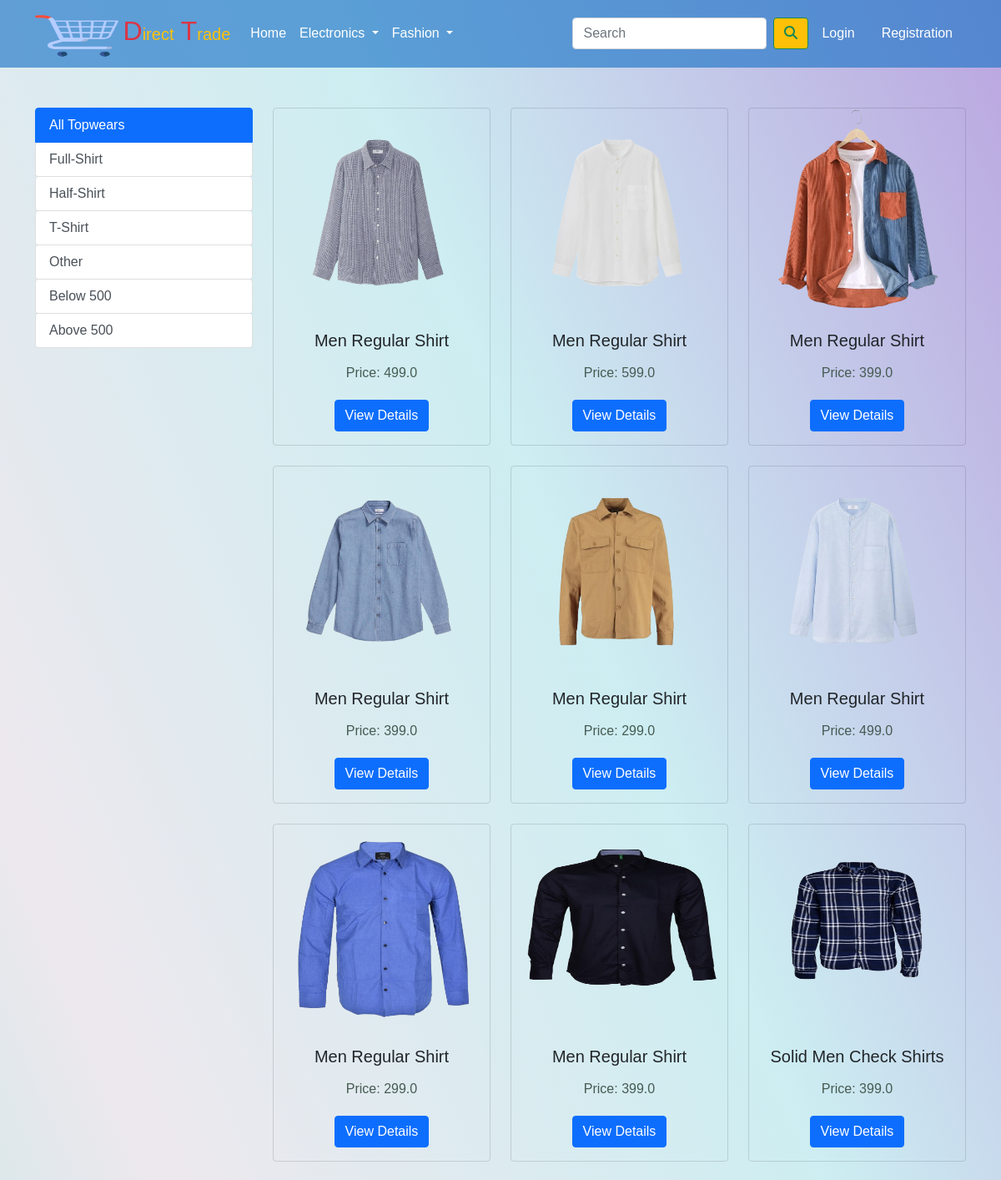
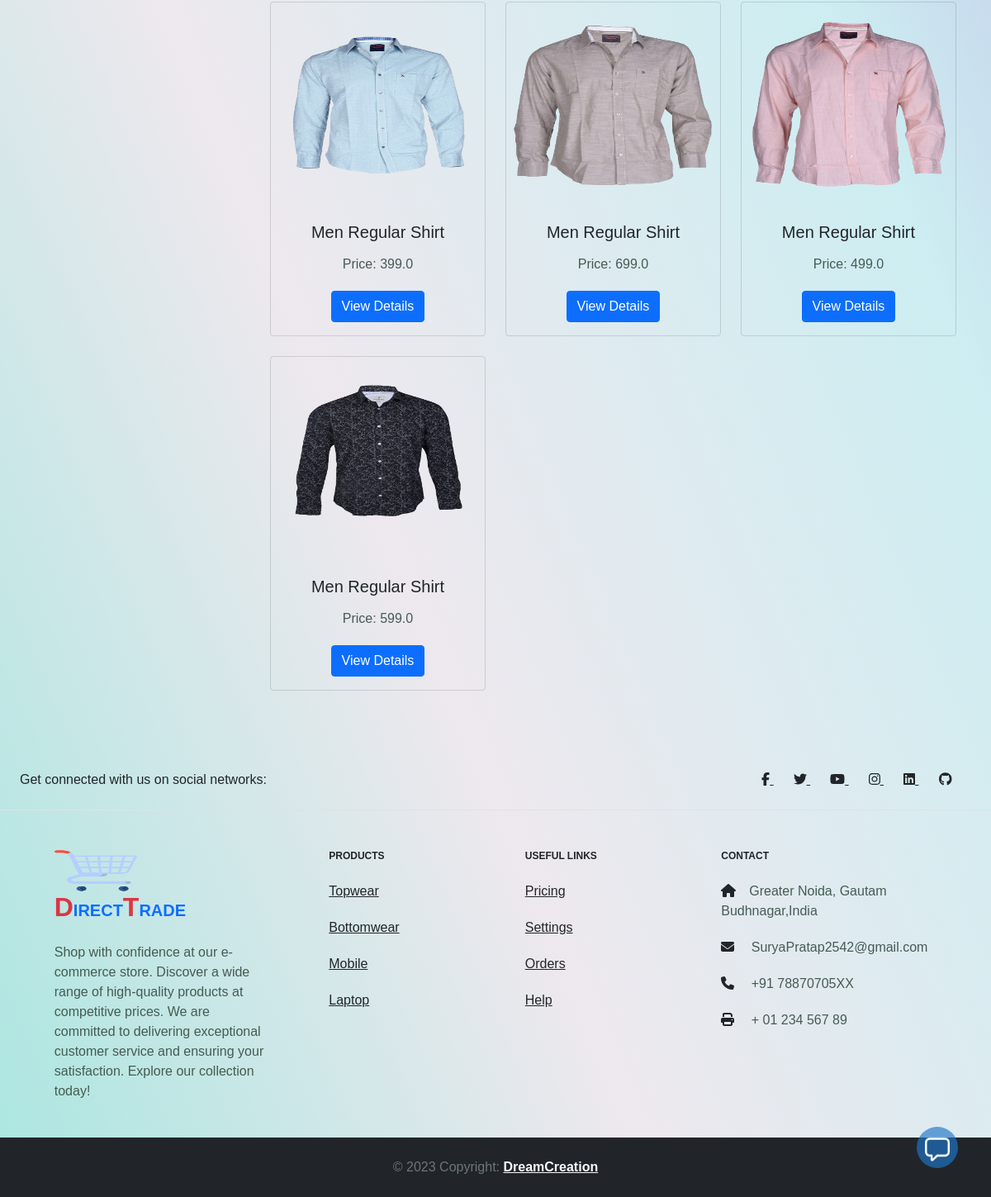
The app's page /topwear/Full-shirt with its own data (2 pictures, top to bottom).
### app/models.py (models this page shows, shortened)
class Product(models.Model):
    title=models.CharField(max_length=100)
    selling_price=models.FloatField()
    discounted_price=models.FloatField()
    description=models.TextField()
    brand=models.CharField(max_length=100)
    category=models.CharField(choices=CATEGORY_CHOICES,max_length=2)
    product_image=models.ImageField(upload_to='productimg')

### app/views.py (the view)
# urls.py: path('topwear/', views.topwear, name='topwear'),
def topwear(request, data=None):
    if data == None:
        topwears = Product.objects.filter(category='TW')
    elif data == 'Full-shirt' or data == 'Half-shirt' or data == 'T-shirt' or data == 'Other':
        topwears = Product.objects.filter(category='TW').filter(brand=data)
    elif data == 'Below':
        topwears = Product.objects.filter(
            category='TW').filter(discounted_price__lt=500)
    elif data == 'Above':
        topwears = Product.objects.filter(
            category='TW').filter(discounted_price__gt=500)
    return render(request, 'app/topwear.html', {'topwears': topwears})

### app/context_processors.py (called while the page is built)
def cart_count(request):
    if request.user.is_authenticated:
        cart_count = Cart.objects.filter(user=request.user).count()
    else:
        cart_count = 0
    return {'cart_count': cart_count}

### app/templates/app/topwear.html (shortened to what this page needs)
{% extends 'app/base.html' %}
{% load static %}
{% block main-content %}
<div class="container my-5">
    <div class="row">
        <div class="col-md-3">
            <div class="sticky-top">
                <div class="list-group">
                    <a href="{% url 'topwear' %}" class="list-group-item list-group-item-action {% if data is None %}active{% endif %}" aria-current="true">All Topwears</a>
                    <a href="{% url 'topweardata' 'Full-shirt' %}" class="list-group-item list-group-item-action btn btn-outline-primary {% if data == 'Full-shirt' %}active{% endif %}" aria-current="true">Full-Shirt</a>
                    <a href="{% url 'topweardata' 'Half-shirt' %}" class="list-group-item list-group-item-action btn btn-outline-primary {% if data == 'Half-shirt' %}active{% endif %}" aria-current="true">Half-Shirt</a>
                    <a href="{% url 'topweardata' 'T-shirt' %}" class="list-group-item list-group-item-action btn btn-outline-primary {% if data == 'T-shirt' %}active{% endif %}" aria-current="true">T-Shirt</a>
                    <a href="{% url 'topweardata' 'Other' %}" class="list-group-item list-group-item-action btn btn-outline-primary {% if data == 'Other' %}active{% endif %}" aria-current="true">Other</a>
                    <a href="{% url 'topweardata' 'Below' %}" class="list-group-item list-group-item-action btn btn-outline-primary {% if data == 'Below' %}active{% endif %}" aria-current="true">Below 500</a>
                    <a href="{% url 'topweardata' 'Above' %}" class="list-group-item list-group-item-action btn btn-outline-primary {% if data == 'Above' %}active{% endif %}" aria-current="true">Above 500</a>
                </div>
            </div>
        </div>
        <div class="col-md-9">
            <div class="row">
                {% for b in topwears %}
                <div class="col-md-4 mb-4 text-center">
                    <div class="card item bg-transparent">
                        <img src="{{ b.product_image.url }}" class="card-img-top" alt="Product Image" height="250px">
                        <div class="card-body">
                            <h5 class="card-title">{{ b.title }}</h5>
                            <p class="card-text">Price: {{ b.discounted_price }}</p>
                            <a href="{% url 'product-detail' b.id %}" class="btn btn-primary">View Details</a>
                        </div>
                    </div>
                </div>
                {% endfor %}
            </div>
        </div>
    </div>
</div>
{% endblock main-content %}

### app/static/app/css/style.css (style rules this page uses)
body { background: linear-gradient(to top right, #aae6e0,#e9e3ead0,#c0e9eecb,#a98fd8cc); }
* { margin: 0; padding: 0; box-sizing: border-box; font-family: 'Spartan', sans-serif; }
p { font-size: 16px; color: #465b52; margin: 15px 0 20px 0; }

### records on screen
Product: product_image (picture), title "Men Regular Shirt", discounted_price "499.0"
Product: product_image (picture), title "Men Regular Shirt", discounted_price "599.0"
Product: product_image (picture), title "Men Regular Shirt", discounted_price "399.0"
Product: product_image (picture), title "Men Regular Shirt", discounted_price "399.0"
Product: product_image (picture), title "Men Regular Shirt", discounted_price "299.0"
Product: product_image (picture), title "Men Regular Shirt", discounted_price "499.0"
Product: product_image (picture), title "Men Regular Shirt", discounted_price "299.0"
Product: product_image (picture), title "Men Regular Shirt", discounted_price "399.0"
Product: product_image (picture), title "Solid Men Check Shirts", discounted_price "399.0"
Product: product_image (picture), title "Men Regular Shirt", discounted_price "399.0"
Product: product_image (picture), title "Men Regular Shirt", discounted_price "699.0"
Product: product_image (picture), title "Men Regular Shirt", discounted_price "499.0"
Product: product_image (picture), title "Men Regular Shirt", discounted_price "599.0"
